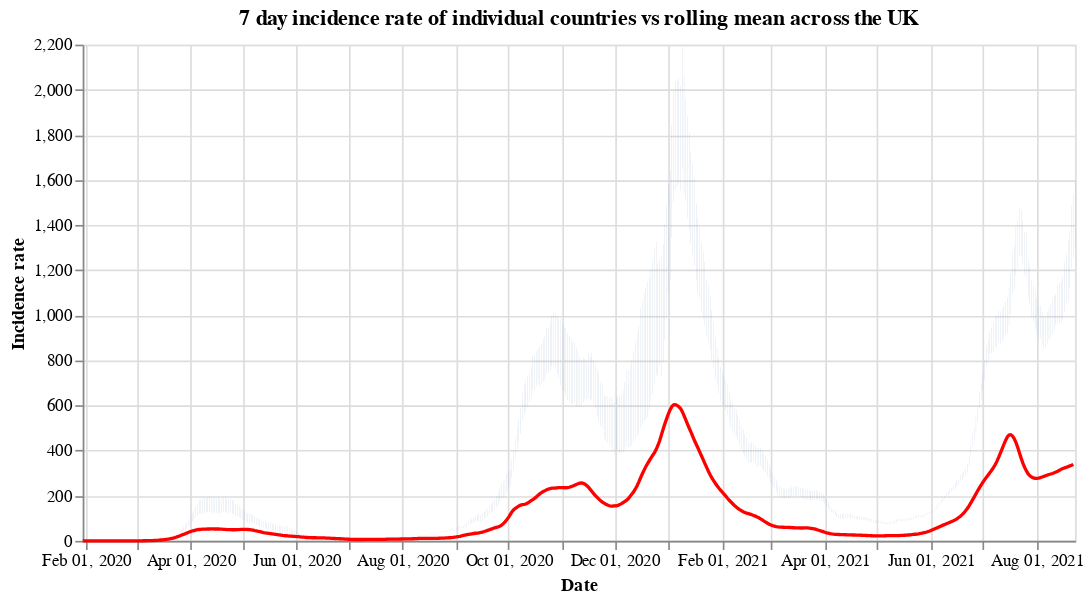

Notebook code cell kept with this figure:
### Code cell
#collapse
countries = uk_cases['areaName'].unique()
countries.sort()

selection = alt.selection_single(
    name='Select',
    fields=['areaName'],
    init={'areaName': 'Wales'},
    bind={'areaName': alt.binding_select(options=countries)}
)

# scatter plot, modify opacity based on selection
bars = alt.Chart(uk_cases).mark_bar().add_selection(
    selection
).encode(
    x=alt.X("yearmonthdate(date):T", axis=alt.Axis(title='Date')),
    y=alt.Y("weeklyCasesRate:Q", axis=alt.Axis(title='Incidence rate')),
    tooltip='weeklyCasesRate:Q',
    opacity=alt.condition(selection, alt.value(1), alt.value(0))
).properties(title=f'7 day incidence rate of individual countries vs rolling mean across the UK', width=600)

line = alt.Chart(overview_cases).mark_line(
    color='red',
    size=2,
).transform_window(
    rolling_mean='mean(weeklyCasesRate)',
    frame=[0, 7]
).encode(
    x='yearmonthdate(date):T',
    y='rolling_mean:Q'
)

alt.layer(bars, line)

### Figure 1 — Vega-Lite specification as saved in the notebook (floating-point values rounded to 4 significant figures; data arrays with more than 128 entries replaced by an {"elided": "..."} marker saying what was removed)
{"config": {"view": {"continuousWidth": 400, "continuousHeight": 300}}, "layer": [{"data": {"name": "data-da82f2988706fc1e44540a078d30fa2d"}, "mark": "bar", "encoding": {"opacity": {"condition": {"value": 1, "selection": "Select"}, "value": 0}, "tooltip": {"type": "quantitative", "field": "weeklyCasesRate"}, "x": {"type": "temporal", "axis": {"title": "Date"}, "field": "date", "timeUnit": "yearmonthdate"}, "y": {"type": "quantitative", "axis": {"title": "Incidence rate"}, "field": "weeklyCasesRate"}}, "selection": {"Select": {"type": "single", "fields": ["areaName"], "init": {"areaName": "Wales"}, "bind": {"areaName": {"input": "select", "options": ["England", "Northern Ireland", "Scotland", "Wales"]}}}}, "title": "7 day incidence rate of individual countries vs rolling mean across the UK", "width": 600}, {"data": {"name": "data-47457c5dd6cfda52b0503a5566f19261"}, "mark": {"type": "line", "color": "red", "size": 2}, "encoding": {"x": {"type": "temporal", "field": "date", "timeUnit": "yearmonthdate"}, "y": {"type": "quantitative", "field": "rolling_mean"}}, "transform": [{"window": [{"op": "mean", "field": "weeklyCasesRate", "as": "rolling_mean"}], "frame": [0, 7]}]}], "$schema": "https://vega.github.io/schema/vega-lite/v4.8.1.json", "datasets": {"data-da82f2988706fc1e44540a078d30fa2d": {"elided": "2192 records"}, "data-47457c5dd6cfda52b0503a5566f19261": {"elided": "571 records"}}}
